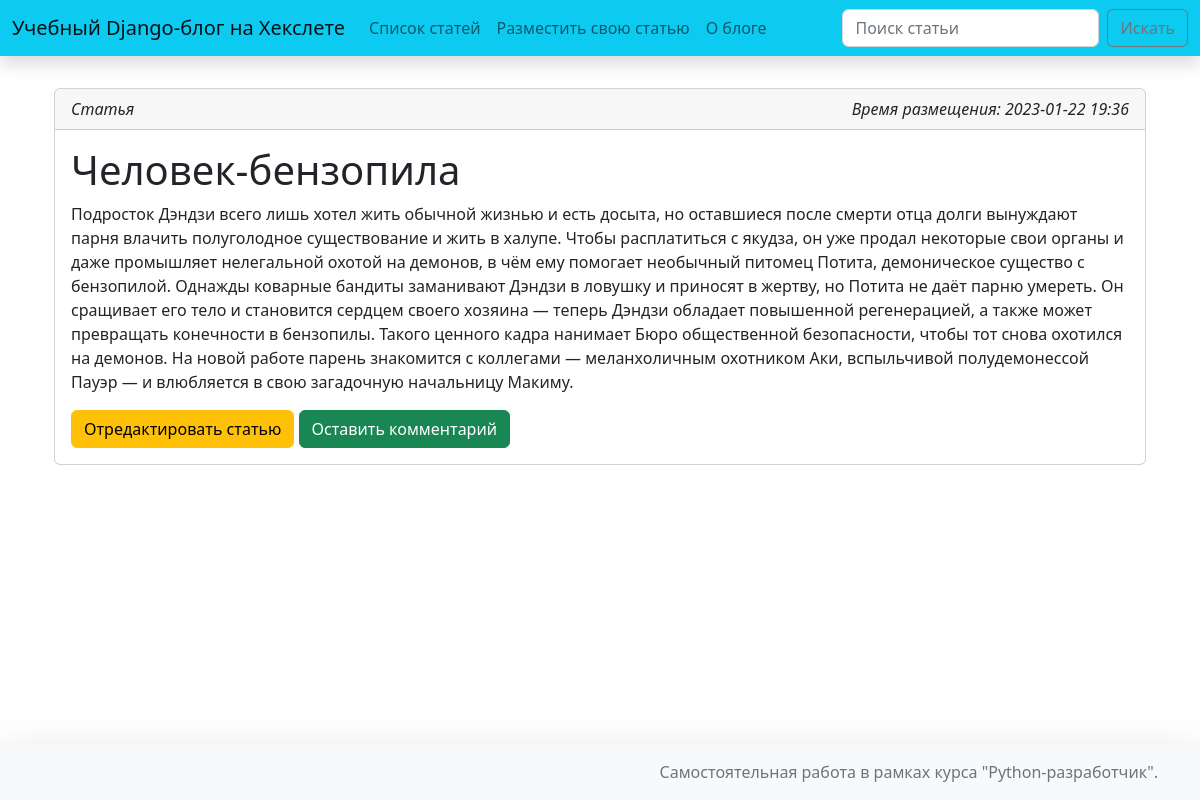
Before: /articles/6/ with the older database file.
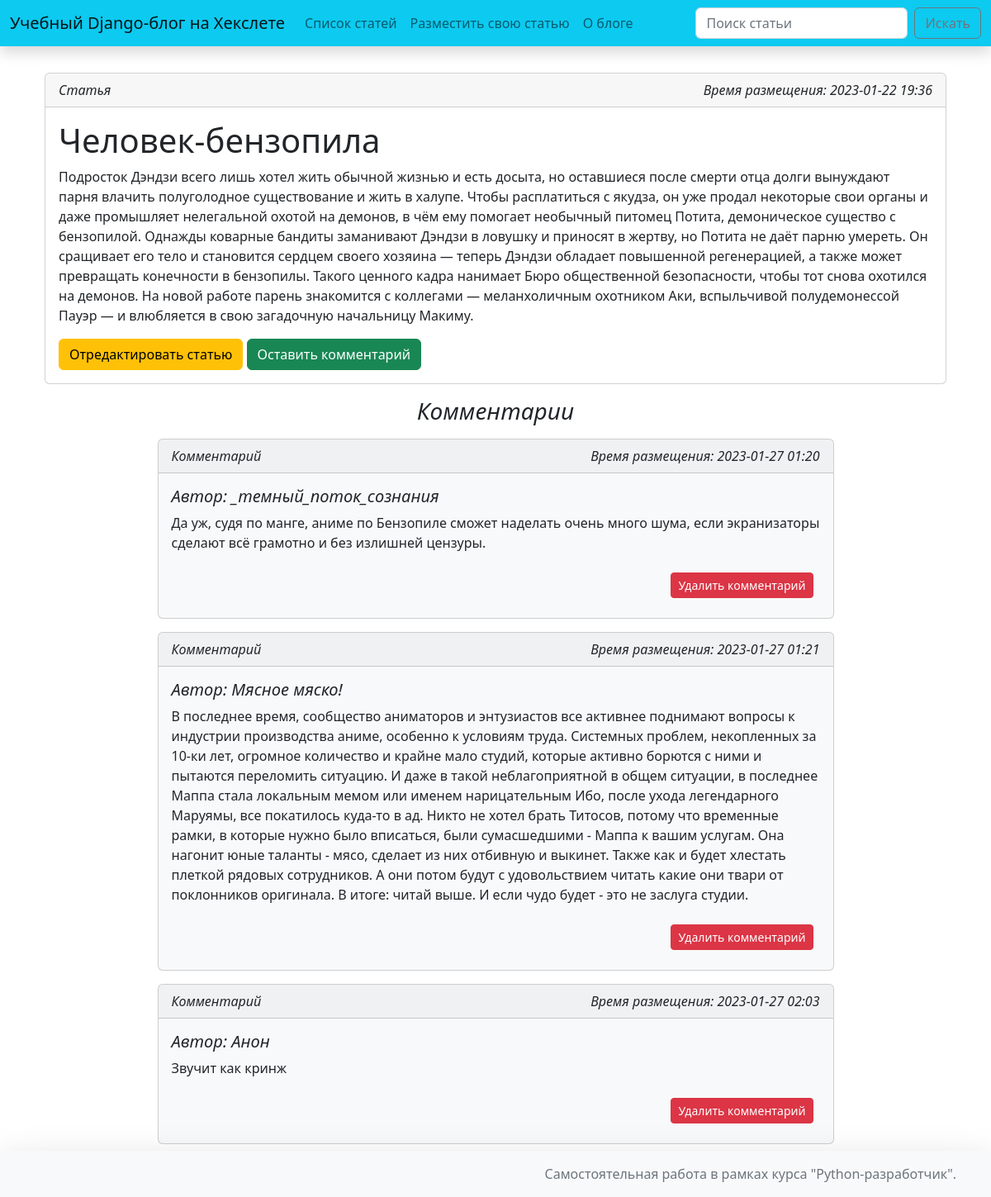
After: the same page with the newer database file.
### hexlet_django_blog/article/models.py (models this page shows, shortened)
class Article(models.Model):
    name = models.CharField(max_length=200)  # название статьи
    body = models.TextField()  # тело статьи
    timestamp = models.DateTimeField(auto_now_add=True)

class Comment(models.Model):
    author = models.CharField(max_length=64, blank=True)  # имя автора
    body = models.TextField()  # тело комментария
    timestamp = models.DateTimeField(auto_now_add=True)
    commented_article = models.ForeignKey(Article, on_delete=models.CASCADE)

### hexlet_django_blog/article/views.py (the view)
# urls.py: path('<int:id>/', views.ArticleView.as_view(), name='article'),
class ArticleView(View):
    def get(self, request, *args, **kwargs):
        article = get_object_or_404(Article, id=kwargs['id'])
        comments = article.comment_set.all()
        return render(request, 'articles/show.html', context={
            'article': article,
            'comments': comments
        })

### hexlet_django_blog/templates/articles/show.html (shortened to what this page needs)
{% extends 'layout/default.html' %}
{% block content %}
<div class="container">
  <div class="row">
    <div class="col">
      <div class="card md-3">
        <div class="card-header">
          <div class="d-flex justify-content-between">
            <div><i>Статья</i></div>
            <div><i>Время размещения: {{ article.timestamp|date:'Y-m-d H:i' }}</i></div>
          </div>
        </div>
        <div class="card-body">
          <h1 class="card-title">{{ article.name }}</h1>
          <p class="card-text">{{ article.body }}</p>
          <a href="{% url 'article_update' article.id %}" class="btn btn-warning" role="button">Отредактировать статью</a>
          <a href="{% url 'comment_create' article.id %}" class="btn btn-success" role="button">Оставить комментарий</a>
        </div>
      </div>
    </div>
  </div>
  <div class="row">
      {% if comments %}
      <div class="col md-5">
        <div class="h3 m-3 text-center"><i>Комментарии</i></div>
        {% for comment in comments %}
        <div class="d-flex justify-content-center">
          <div class="card text-dark bg-light w-75 mb-3">
          <div class="card-header">
            <div class="d-flex justify-content-between">
            <div><i>Комментарий</i></div>
            <div><i>Время размещения: {{ comment.timestamp|date:'Y-m-d H:i' }}</i></div>
          </div>
          </div>
          <div class="card-body">
            <h5 class="card-title"><i>Автор: {{comment.author}}</i></h5>
            <p class="card-text">{{comment.body}}</p>
            <div class="d-flex justify-content-end p-2 bd-highlight">
              <form action="{% url 'comment_delete' article.id comment.id %}" method="post">
                <button type="submit" class="btn btn-danger btn-sm">Удалить комментарий</button>
              </form>
            </div>
          </div>
        </div>
        </div>
        {% endfor %}
      </div>
      {% endif %}
  </div>
</div>
{% endblock %}

### hexlet_django_blog/templates/layout/default.html (shortened to what this page needs)
<!doctype html>
<html lang="en">
<head>
    {% load django_bootstrap5 %}
    {% bootstrap_css %}
    <link href="https://cdn.jsdelivr.net/npm/bootstrap@5.2.3/dist/css/bootstrap.min.css" rel="stylesheet">
</head>
<body>
<header>
<nav class="navbar navbar-expand-lg navbar-light bg-info shadow fixed-top">
  <div class="container-fluid">
    <a class="navbar-brand" href="{% url 'index' %}">Учебный Django-блог на Хекслете</a>
    <div class="collapse navbar-collapse" id="navbarCollapse">
      <ul class="navbar-nav me-auto mb-2 mb-md-0">
        <li class="nav-item">
          <a class="nav-link {% block article_list %}{% endblock %}" href="{% url 'articles' %}">Список статей</a>
        </li>
        <li class="nav-item">
          <a class="nav-link {% block article_creation %}{% endblock %}" href="{% url 'article_create' %}">Разместить свою статью</a>
        </li>
        <li class="nav-item">
          <a class="nav-link {% block info %}{% endblock %}" href="{% url 'about' %}">О блоге</a>
        </li>
      </ul>
        <form class="d-flex" action="{% url 'articles' %}" method="get">
            <input class="form-control me-2" type="search" name="q" placeholder="{{ query|default:'Поиск статьи' }}">
            <button class="btn btn-outline-secondary my-2 my-sm-0" type="submit">Искать</button>
        </form>
    </div>
  </div>
</nav>
</header>
<main class="flex-grow-1">
    <div class="container-lg mt-5 pt-4 mb-5">
        <div class="text-center pb-2"><h1>{% block title %}{% endblock %}</h1></div>
        {% block content %}{% endblock %}
    </div>
</main>
<footer class="footer mt-auto py-3 bg-light shadow-lg fixed-bottom">
  <div class="container">
    <div class="text-muted text-end">Самостоятельная работа в рамках курса "Python-разработчик".</div>
  </div>
</footer>
</body>
</html>

Changed rows visible on the page:
added Comment: timestamp "2023-01-27 01:20", author "_темный_поток_сознания", body "Да уж, судя по манге, аниме по Бензопиле сможет наделать очень много шума, если экранизаторы сделают всё грамотно и без излишней цензуры."
added Comment: timestamp "2023-01-27 01:21", author "Мясное мяско!", body "В последнее время, сообщество аниматоров и энтузиастов все активнее поднимают вопросы к индустрии производства аниме, особенно к условиям труда. Системных проблем, некопленных за 10-ки лет, огромное количество и крайне мало студий, которые активно борются с ними и пытаются переломить ситуацию. И даже в такой неблагоприятной в общем ситуации, в последнее Маппа стала локальным мемом или именем нарицательным Ибо, после ухода легендарного Маруямы, все покатилось куда-то в ад. Никто не хотел брать Титосов, потому что временные рамки, в которые нужно было вписаться, были сумасшедшими - Маппа к вашим услугам. Она нагонит юные таланты - мясо, сделает из них отбивную и выкинет. Также как и будет…"
added Comment: timestamp "2023-01-27 02:03", author "Анон", body "Звучит как кринж"
Other visible differences:
text now shown: "Комментарии"
